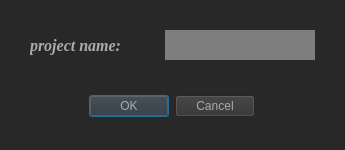
<?xml version="1.0" encoding="UTF-8"?>
<ui version="4.0">
 <class>create_project</class>
 <widget class="QDialog" name="create_project">
  <property name="geometry">
   <rect>
    <x>0</x>
    <y>0</y>
    <width>345</width>
    <height>150</height>
   </rect>
  </property>
  <property name="windowTitle">
   <string>Dialog</string>
  </property>
  <property name="styleSheet">
   <string notr="true">background-color: rgb(40, 40, 40);</string>
  </property>
  <widget class="QDialogButtonBox" name="buttonBox">
   <property name="geometry">
    <rect>
     <x>89</x>
     <y>90</y>
     <width>166</width>
     <height>32</height>
    </rect>
   </property>
   <property name="cursor">
    <cursorShape>PointingHandCursor</cursorShape>
   </property>
   <property name="styleSheet">
    <string notr="true">color: rgb(171, 171, 171);
background-color: rgb(50, 50, 50);</string>
   </property>
   <property name="orientation">
    <enum>Qt::Horizontal</enum>
   </property>
   <property name="standardButtons">
    <set>QDialogButtonBox::Cancel|QDialogButtonBox::Ok</set>
   </property>
  </widget>
  <widget class="QLabel" name="label">
   <property name="geometry">
    <rect>
     <x>30</x>
     <y>30</y>
     <width>120</width>
     <height>30</height>
    </rect>
   </property>
   <property name="font">
    <font>
     <family>Georgia</family>
     <pointsize>12</pointsize>
     <weight>75</weight>
     <italic>true</italic>
     <bold>true</bold>
    </font>
   </property>
   <property name="styleSheet">
    <string notr="true">color: rgb(171, 171, 171);</string>
   </property>
   <property name="text">
    <string>project name:</string>
   </property>
  </widget>
  <widget class="QLineEdit" name="lineEdit">
   <property name="geometry">
    <rect>
     <x>165</x>
     <y>30</y>
     <width>150</width>
     <height>30</height>
    </rect>
   </property>
   <property name="font">
    <font>
     <family>Georgia</family>
     <pointsize>12</pointsize>
     <weight>75</weight>
     <bold>true</bold>
    </font>
   </property>
   <property name="toolTip">
    <string>project name</string>
   </property>
   <property name="styleSheet">
    <string notr="true">background-color: rgb(126, 126, 126);
selection-color: rgb(255, 255, 255);
selection-background-color: rgb(0, 0, 0);
color: rgb(0, 0, 0);</string>
   </property>
   <property name="frame">
    <bool>false</bool>
   </property>
  </widget>
 </widget>
 <resources/>
 <connections>
  <connection>
   <sender>buttonBox</sender>
   <signal>accepted()</signal>
   <receiver>create_project</receiver>
   <slot>accept()</slot>
   <hints>
    <hint type="sourcelabel">
     <x>248</x>
     <y>254</y>
    </hint>
    <hint type="destinationlabel">
     <x>157</x>
     <y>274</y>
    </hint>
   </hints>
  </connection>
  <connection>
   <sender>buttonBox</sender>
   <signal>rejected()</signal>
   <receiver>create_project</receiver>
   <slot>reject()</slot>
   <hints>
    <hint type="sourcelabel">
     <x>316</x>
     <y>260</y>
    </hint>
    <hint type="destinationlabel">
     <x>286</x>
     <y>274</y>
    </hint>
   </hints>
  </connection>
 </connections>
</ui>
